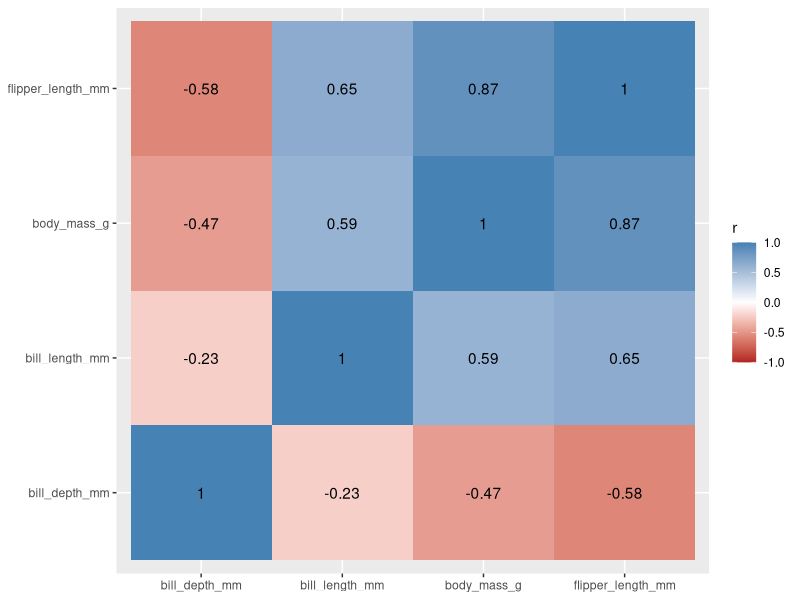
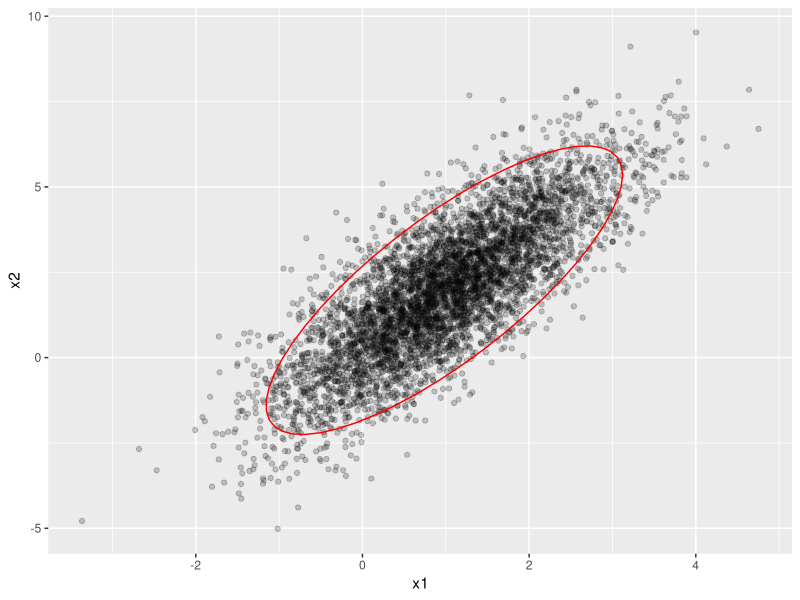

R code for these plots, in order:
## ---- chunk 1
library(tidyverse)
library(MASS, exclude = "select")
set.seed(2026)
## ---- chunk 2
p <- matrix(c(0.10, 0.05, 0.05,
              0.10, 0.20, 0.10,
              0.05, 0.05, 0.30),
            nrow = 3, byrow = TRUE,
            dimnames = list(X = 1:3, Y = 0:2))
p
sum(p)
## ---- chunk 3
pX <- rowSums(p); pY <- colSums(p)
pX; pY
## ---- chunk 4
p[2, ] / pX[2]      # distribución de Y dado X = 2
## ---- chunk 5
independiente <- outer(pX, pY)
all.equal(unname(p), unname(independiente))
round(p - independiente, 3)
## ---- chunk 6
x <- 1:3; y <- 0:2
EX <- sum(x * pX); EY <- sum(y * pY)
EXY <- sum(outer(x, y) * p)
cov_xy <- EXY - EX * EY
sdX <- sqrt(sum(x^2 * pX) - EX^2); sdY <- sqrt(sum(y^2 * pY) - EY^2)
c(covarianza = cov_xy, correlacion = cov_xy / (sdX * sdY))
## ---- chunk 7
x <- c(-1, 0, 1); px <- rep(1/3, 3)
y <- x^2
EXY <- sum(x * y * px); EX <- sum(x * px); EY <- sum(y * px)
EXY - EX * EY          # covarianza nula, pero Y = X^2
## ---- chunk 8
doble_integral <- function(g, ax = 0, bx = 1, ay = 0, by = 1) {
  integrate(Vectorize(function(x) integrate(function(y) g(x, y), ay, by)$value),
            ax, bx)$value
}

f <- function(x, y) x + y
doble_integral(f)                                          # 1
EX  <- doble_integral(function(x, y) x * f(x, y))          # 7/12
EXY <- doble_integral(function(x, y) x * y * f(x, y))      # 1/3
VX  <- doble_integral(function(x, y) x^2 * f(x, y)) - EX^2 # 11/144
c(covarianza = EXY - EX^2, correlacion = (EXY - EX^2) / VX)
## ---- chunk 9
#| label: fig-cor-pinguinos
#| fig-cap: "Matriz de correlaciones de las medidas de los pingüinos."
library(palmerpenguins)
medidas <- penguins |> drop_na() |> dplyr::select(where(is.numeric), -year)
S <- cov(medidas)
R <- cor(medidas)
round(R, 2)

as_tibble(R, rownames = "v1") |>
  pivot_longer(-v1, names_to = "v2", values_to = "r") |>
  ggplot(aes(v1, v2, fill = r)) + geom_tile() +
  geom_text(aes(label = round(r, 2))) +
  scale_fill_gradient2(low = "firebrick", mid = "white", high = "steelblue", limits = c(-1, 1)) +
  labs(x = NULL, y = NULL)
## ---- chunk 10
#| label: fig-mvn
#| fig-cap: "Muestra de una normal bivariante con correlación 0,8 y elipse de contorno al 95 %."
mu <- c(1, 2)
sd1 <- 1; sd2 <- 2; rho <- 0.8
Sigma <- matrix(c(sd1^2, rho * sd1 * sd2, rho * sd1 * sd2, sd2^2), 2)

muestra <- mvrnorm(5000, mu, Sigma) |> as_tibble(.name_repair = ~ c("x1", "x2"))
colMeans(muestra); cov(muestra)

ggplot(muestra, aes(x1, x2)) +
  geom_point(alpha = 0.2) +
  stat_ellipse(level = 0.95, color = "red")
## ---- chunk 11
cerca <- muestra |> filter(abs(x1 - 2) < 0.05)
c(media_sim = mean(cerca$x2), media_teorica = mu[2] + rho * sd2 / sd1 * (2 - mu[1]))
c(sd_sim = sd(cerca$x2), sd_teorica = sd2 * sqrt(1 - rho^2))
## ---- chunk 12
D2 <- mahalanobis(as.matrix(muestra), center = mu, cov = Sigma)
mean(D2 <= qchisq(0.95, df = 2))      # debe ser cercano a 0,95
## ---- chunk 13
eigen(Sigma)
prcomp(muestra)$sdev^2        # varianzas muestrales de las componentes
